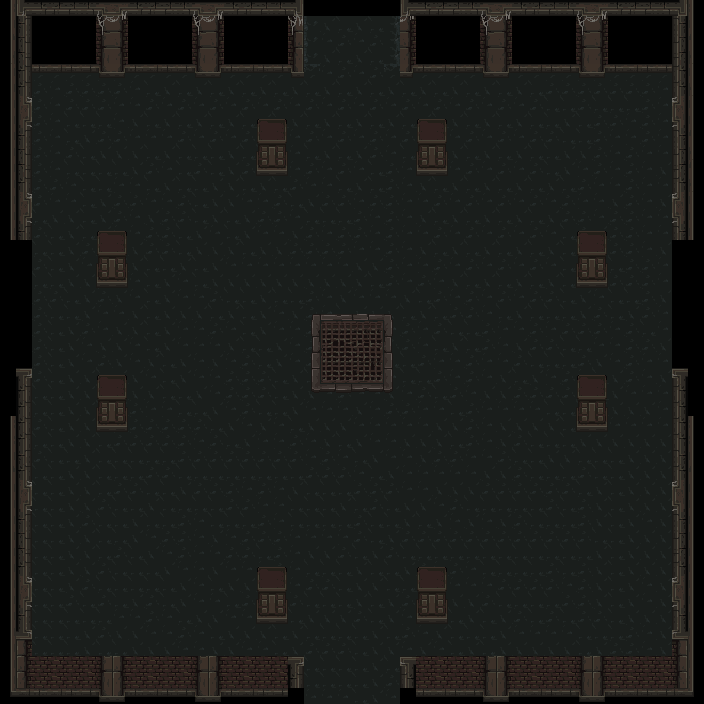

Rendered tile map (Tiled .tmx) drawn with the repository's tilesets; below, a short description and the map source with its tile grids summarised:
An orthogonal 44x44 tile map with 16x16 px tiles, 5 tile layers (флажки, пол, стены, проходящие_стены, ...), 2 tilesets.

<map version="1.9" tiledversion="1.9.2" orientation="orthogonal" renderorder="right-down" width="44" height="44" tilewidth="16" tileheight="16" infinite="0" nextlayerid="8" nextobjectid="1">
 <tileset firstgid="1" source="mainlevbuild.tsx" />
 <tileset firstgid="2561" source="decorative.tsx" />
 <layer id="7" name="флажки" width="44" height="44">
  <data>[1936 cells, 4 non-empty, 1 distinct tile ids]</data>
 </layer>
 <layer id="1" name="пол" width="44" height="44">
  <data>[1936 cells, 1516 non-empty, 8 distinct tile ids]</data>
 </layer>
 <layer id="2" name="стены" width="44" height="44" opacity="0.99">
  <data>[1936 cells, 280 non-empty, 64 distinct tile ids]</data>
 </layer>
 <layer id="3" name="проходящие_стены" width="44" height="44">
  <data>[1936 cells, 120 non-empty, 20 distinct tile ids]</data>
 </layer>
 <layer id="4" name="канализация" width="44" height="44">
  <data>[1936 cells, 36 non-empty, 36 distinct tile ids]</data>
 </layer>
</map>
